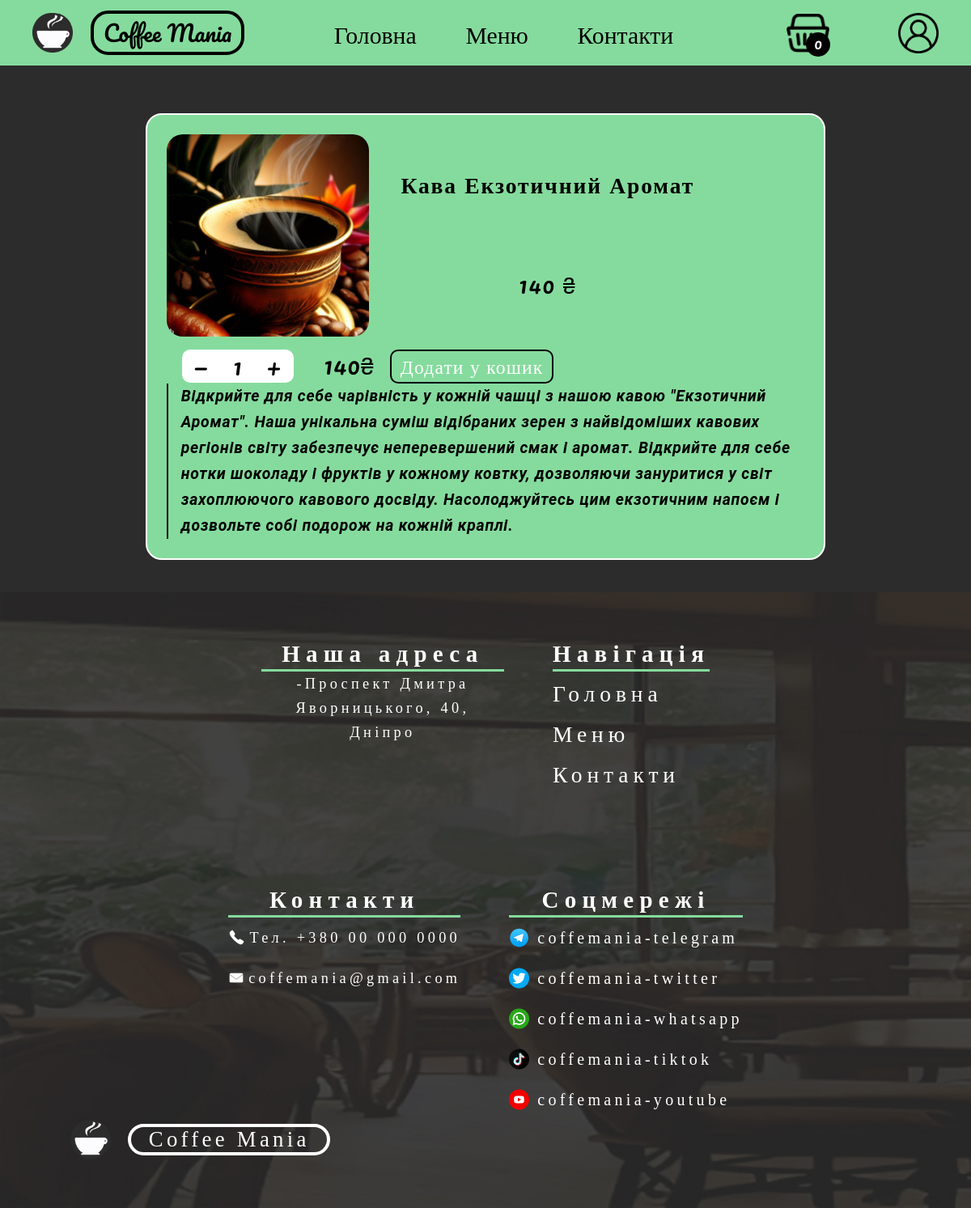
/menu/8, run on the app's committed database.
### shop/models.py (models this page shows, shortened)
class Product(models.Model):
    name = models.CharField(max_length=255)
    image = models.ImageField(upload_to= "products")
    description = models.TextField()
    price = models.CharField(max_length=255)
    def get_absolute_url(self):
        return reverse('product', kwargs = {'product_pk': self.pk})

### shop/views.py (the view, shortened to what this page needs)
# urls.py: path('menu/<product_pk>', show_product, name = 'product'),
def show_product(request, product_pk):
    product = get_object_or_404(Product, pk=product_pk)
    return render(request, 'product/product.html', context={'product': product})

### ordering/views.py (called while the page is built)
def is_user_registered(session_key):
    try:
        session = Session.objects.get(session_key=session_key)
        user_id = session.get_decoded().get("_auth_user_id")
        user = User.objects.filter(pk=user_id).first()
        return user
    except Session.DoesNotExist:
        return None

### user_interface/context_processors.py (called while the page is built)
def product_count(request):
    session_key = request.session.session_key
    if is_user_registered(session_key):
        user = is_user_registered(session_key)
        products_in_basket = len(ProductInBasket.objects.filter(user=user))
    else:
        products_in_basket = len(ProductInBasket.objects.filter(session_key=session_key))
    return {'product_count': products_in_basket}

### shop/templates/product/product.html (shortened to what this page needs)
{% extends 'base/base.html' %}
{% load static %}
{% block css %}
<link rel="stylesheet" href="{% static 'product/product.css' %}">{% endblock %}
{% block content %}
<div class="product_content">
    <div class="product-row">
        <div class="product-main">
            <div class="product-info-div">
                <img src="{{ product.image.url }}" alt="{{ product.name }}">
                <div class="product-name-price">
                    <h2>{{ product.name }}</h2>
                    <p class="product-price">{{ product.price }} <span>&#8372</span> </p>
                </div>
            </div>
            <form method="post" id="basket_form">
                <div class="product-amount-totalprice">
                    <p class="product-amount-main">
                        <span data-value="-1" class="change-amount-main minus-main">&minus;</span>
                        <span class="amount">1</span>
                        <span data-value="+1" class="change-amount-main plus-main">&plus;</span>
                    </p>
                    <p class="product-totalprice"><span>{{ product.price }}</span>&#8372</p>
                </div>
                <button class="add-product-button" value="{{ product.get_absolute_url }}">Додати у кошик</button>
            </form>
        </div>
        <div class="product-description">
            <p>{{ product.description }}</p>
        </div>
    </div>
</div>
{% endblock %}

### user_interface/static/base/base.css (style rules this page uses)
* { margin: 0; padding: 0; box-sizing: border-box; }
body { overflow-x: hidden; }

### shop/static/product/product.css (style rules this page uses)
.product_content { display: flex; align-items: center; justify-content: center; background: #2c2c2c; width: 100vw; min-height: 91vh; padding: 5vh 0; font-family: 'Pacifico'; font-style: normal; font-weight: 400; letter-spacing: 0.05em; color: #000000; }
.product-row { margin-top: 100px; display: flex; flex-direction: column; width: 70vw; background: #85DB9D; border: 2px solid white; border-radius: 20px; padding: 2%; align-items: center; }
.product-main { display: flex; flex-direction: row; width: 100%; }
.product-info-div { display: flex; width: 70%; margin-bottom: 2%; }
.product-info-div img { height: 250px; border-radius: 20px; }
.product-name-price { display: flex; flex-direction: column; align-items: center; justify-content: space-around; margin-left: 5%; }
.product-name-price h2 { display: flex; text-align: center; letter-spacing: 0.07em; font-size: calc(20px + 12 * (100vw/1920)); }
.product-name-price p { font-family: 'Pacifico'; font-style: normal; font-weight: 400; text-align: center; letter-spacing: 0.05em; color: #000000; font-size: calc(20px + 12 * (100vw/1920)); }
.product-name-price p span { font-family: 'Roboto'; font-style: normal; }
.product-description { font-family: 'Roboto'; font-weight: 700; font-style: italic; font-size: calc(15px + 7 * (100vw/1920)); line-height: 4vh; border-left: 2px solid black; padding: 0 2%; }
#basket_form { display: flex; flex-direction: column; justify-content: center; align-items: center; width: 30%; }
.product-amount-totalprice { display: flex; width: 60%; justify-content: space-between; }
.product-amount-main { background: white; border-radius: 10px; font-size: calc(20px + 12 * (100vw/1920)); padding: 0 5%; display: flex; justify-content: space-between; width: 60%; height: fit-content; line-height: 1.5em; user-select: none; }
.change-amount-main { cursor: pointer; }
.product-totalprice { font-family: 'Roboto'; font-size: calc(20px + 14 * (100vw/1920)); }
.product-totalprice span { font-family: 'Pacifico'; }
.add-product-button { font-family: 'Pacifico'; font-size: calc(16px + 12 * (100vw/1920)); letter-spacing: 0.05em; color: white; background: none; border-radius: 10px; border: 2px solid black; cursor: pointer; transition: 0.3s; padding: 1% 2%; }
@media screen and (max-width: 1280px) { .product-main { flex-direction: column; } }
@media screen and (max-width: 1280px) { #basket_form { flex-direction: row; width: 70%; margin: 0; justify-content: start; } }
@media screen and (max-width: 1280px) { .product-amount-main { width: 50%; } }
@media screen and (max-width: 1280px) { .product-amount-totalprice { width: 50%; justify-content: space-around; align-items: center; } }
@media screen and (max-width: 1280px) { .product-info-div { width: 100%; } }

### data on the page
Product: image (picture), name "Кава Екзотичний Аромат", price "140", description "Відкрийте для себе чарівність у кожній чашці з нашою кавою \"Екзотичний Аромат\". Наша унікальна суміш відібраних зерен з найвідоміших кавових регіонів світу забезпечує неперевершений смак і аромат. Відкрийте для себе нотки шоколаду і фруктів у кожному ковтку, дозволяючи зануритися у світ захоплюючого кавового досвіду. Насолоджуйтесь цим екзотичним напоєм і дозвольте собі подорож на кожній краплі."

### other printed values
{{ product_count }} "0"
